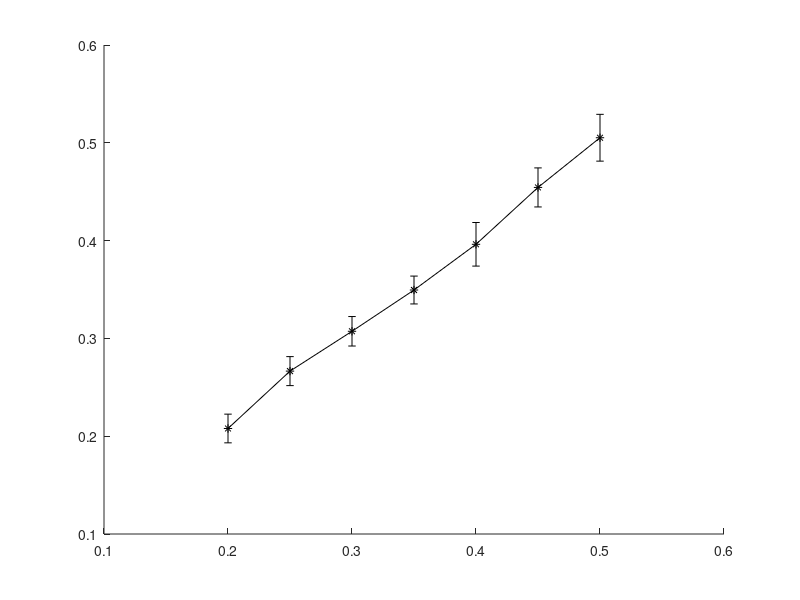

The MATLAB script that drew this image: (Note: this script raises an error after producing the figure.)
load('Hamming_LR.mat');
MSE_beta = reshape(mean(error_est,2),[numel(k_n),nmethod]);
std_beta = reshape(std(error_est,0,2),[numel(k_n),nmethod]);
figure
hold on 
p1 =  errorbar(k_n, MSE_beta(:,1), 3*std_beta(:,1)/sqrt(iters) , 'k-*', 'LineWidth', 1.5, 'MarkerSize',9, 'MarkerFaceColor', 'k');
p2 = errorbar(k_n, MSE_beta(:,2), 3*std_beta(:,2)/sqrt(iters), 'g-^', 'LineWidth', 1.5, 'MarkerSize',9, 'MarkerFaceColor', 'g');
p3 = errorbar(k_n, MSE_beta(:,3), 3*std_beta(:,3)/sqrt(iters), 'b-s', 'LineWidth', 1.5, 'MarkerSize',9, 'MarkerFaceColor', 'b');
p4 = errorbar(k_n, MSE_beta(:,4), 3*std_beta(:,4)/sqrt(iters), 'r-o', 'LineWidth', 1.5, 'MarkerSize',9, 'MarkerFaceColor', 'r');
p5 = errorbar(k_n, MSE_beta(:,5), 3*std_beta(:,5)/sqrt(iters), 'm-+', 'LineWidth', 1.5, 'MarkerSize',9, 'MarkerFaceColor', 'b');
xlabel('k/n', 'FontSize', 14)
ylabel('Relative Estiamtion error', 'FontSize', 14)
ylim([min(MSE_beta,[],'all') max(MSE_beta,[],'all') + 0.1])
xlim([min(k_n) max(k_n)])
xticks(k_n)
lh = legend([p1 p2 p3 p4 p5], {'naive','oracle','EM','EMH','robust'}, 'location', [0.3416 0.7282 0.3661 0.1833]);
lh.NumColumns = 2;
lh.FontSize = 14;
lh.ItemTokenSize = [30 70];  
pos_leg = get(lh,'Position');
legend('boxoff')
ax=gca;
ax.FontSize = 14;
grid on
set(gcf, 'Color', 'w');
fig = gcf;
fig.Units               = 'centimeters';
fig.Position(3)         = 8;
fig.Position(4)         = 7;
hold off

